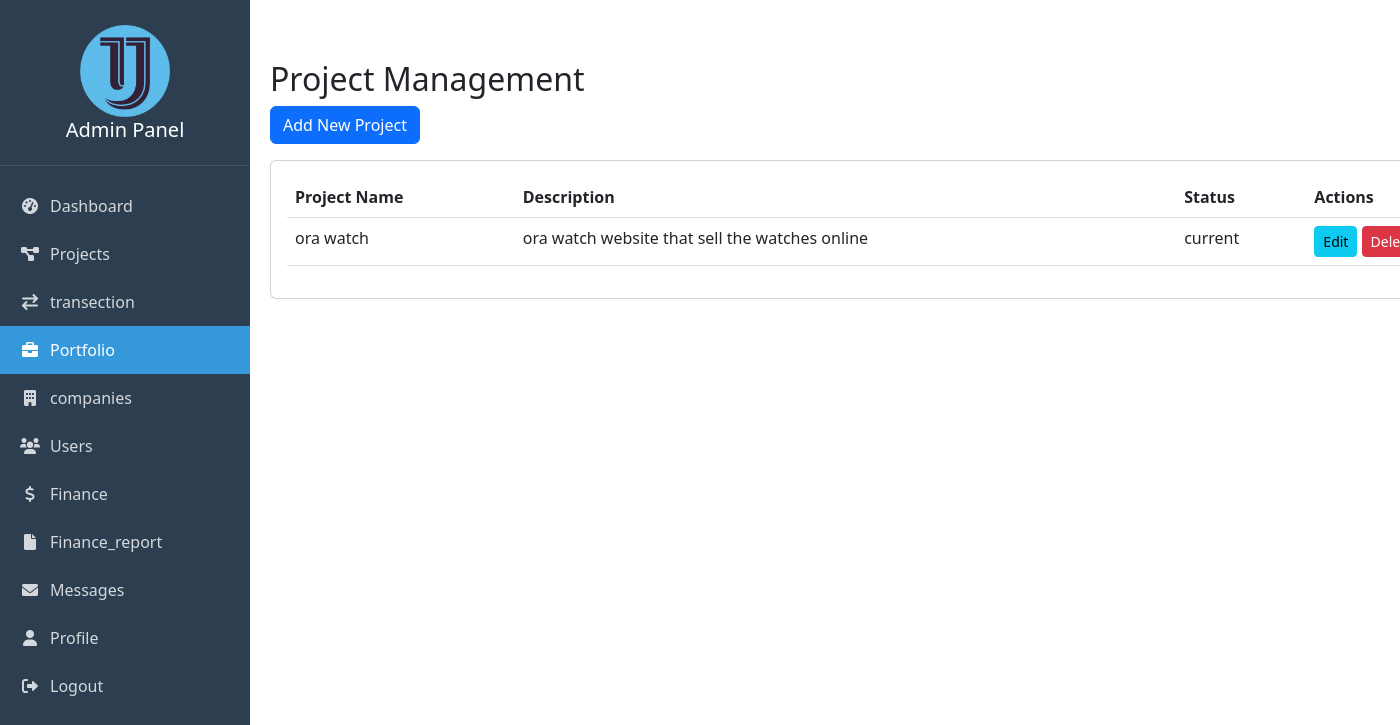
The app's page /admin/portfolio.php (signed in) with its own data.
### tables this page shows
CREATE TABLE `portfolio_projects` (
  `project_id` int(11) NOT NULL,
  `project_name` varchar(255) NOT NULL,
  `status` enum('current','break','completed') NOT NULL,
  `project_description` text NOT NULL,
  `project_link` varchar(255) NOT NULL,
  `created_at` timestamp NOT NULL DEFAULT current_timestamp(),
  `image1` varchar(255) DEFAULT NULL,
  `image2` varchar(255) DEFAULT NULL,
  `image3` varchar(255) DEFAULT NULL,
  `image4` varchar(255) DEFAULT NULL
);

### admin/portfolio.php (the view, shortened to what this page needs)
<?php
require_once 'includes/auth_check.php';
$sql = "SELECT * FROM portfolio_projects ORDER BY created_at DESC";
$result = $conn->query($sql);
?>
<!DOCTYPE html>
<html lang="en">
<head>
    <link href="https://cdn.jsdelivr.net/npm/bootstrap@5.3.0/dist/css/bootstrap.min.css" rel="stylesheet">
    <link href="https://cdn.jsdelivr.net/npm/boxicons@2.0.7/css/boxicons.min.css" rel="stylesheet">
</head>
<div?>
    <?php include 'navbar.php'; ?>
    <div class="main-content container" data-aos="fade-down" data-aos-delay="100">
        <h2>Project Management</h2>
        <button class="btn btn-primary mb-3" data-bs-toggle="modal" data-bs-target="#addProjectModal">Add New Project</button>
        <div class="row" data-aos="fade-up" data-aos-delay="200">
            <div class="col-12">
                <div class="card">
                    <div class="card-body">
                        <div class="table-responsive">
                            <table class="table">
                                <thead>
                                    <tr>
                                        <th>Project Name</th>
                                        <th>Description</th>
                                        <th>Status</th>
                                        <th>Actions</th>
                                    </tr>
                                </thead>
                                <tbody>
                                    <?php while ($project = $result->fetch_assoc()): ?>
                                        <tr>
                                            <td><?php echo htmlspecialchars($project['project_name']); ?></td>
                                            <td><?php echo htmlspecialchars($project['project_description']); ?></td>
                                            <td><?php echo htmlspecialchars($project['status']); ?></td>
                                            <td>
                                                <button class="btn btn-sm btn-info" data-bs-toggle="modal" data-bs-target="#editProjectModal" onclick="editProject(<?php echo $project['project_id']; ?>)">Edit</button>
                                                <form method="POST" style="display:inline;">
                                                    <button type="submit" class="btn btn-sm btn-danger" onclick="return confirm('Delete this project?');">Delete</button>
                                                </form>
                                            </td>
                                        </tr>
                                    <?php endwhile; ?>
                                </tbody>
                            </table>
                        </div>
                    </div>
                </div>
            </div>
        </div>
    </div>
        </body>
</html>

### admin/navbar.php (style rules this page uses)
:root { --sidebar-width: 250px; --primary-color: #2c3e50; --secondary-color: #34495e; --accent-color: #3498db; }
.main-content { margin-left: var(--sidebar-width); padding: 20px; transition: all 0.3s ease; }

### records on screen
portfolio_projects: project_name "ora watch", project_description "ora watch website that sell the watches online", status "current"
